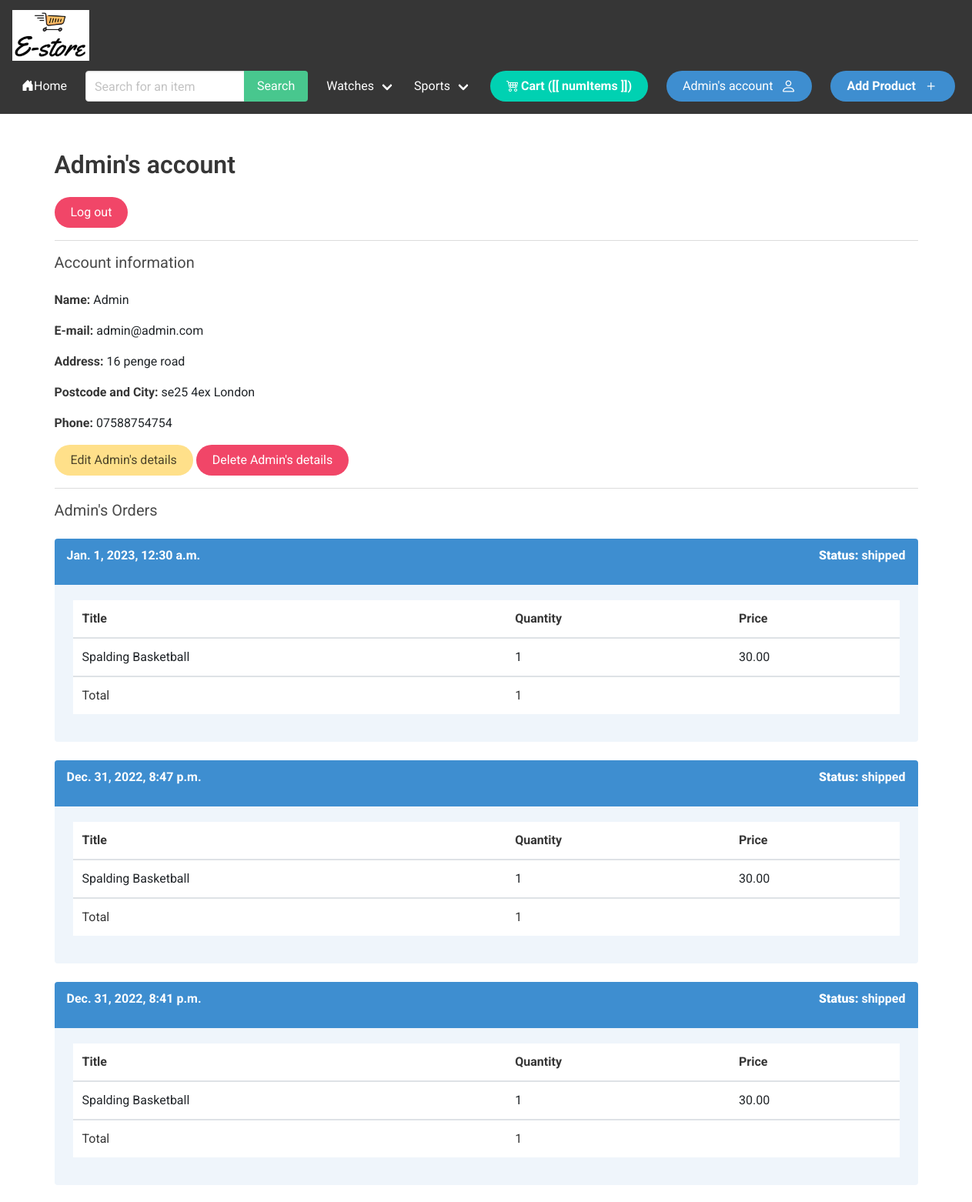
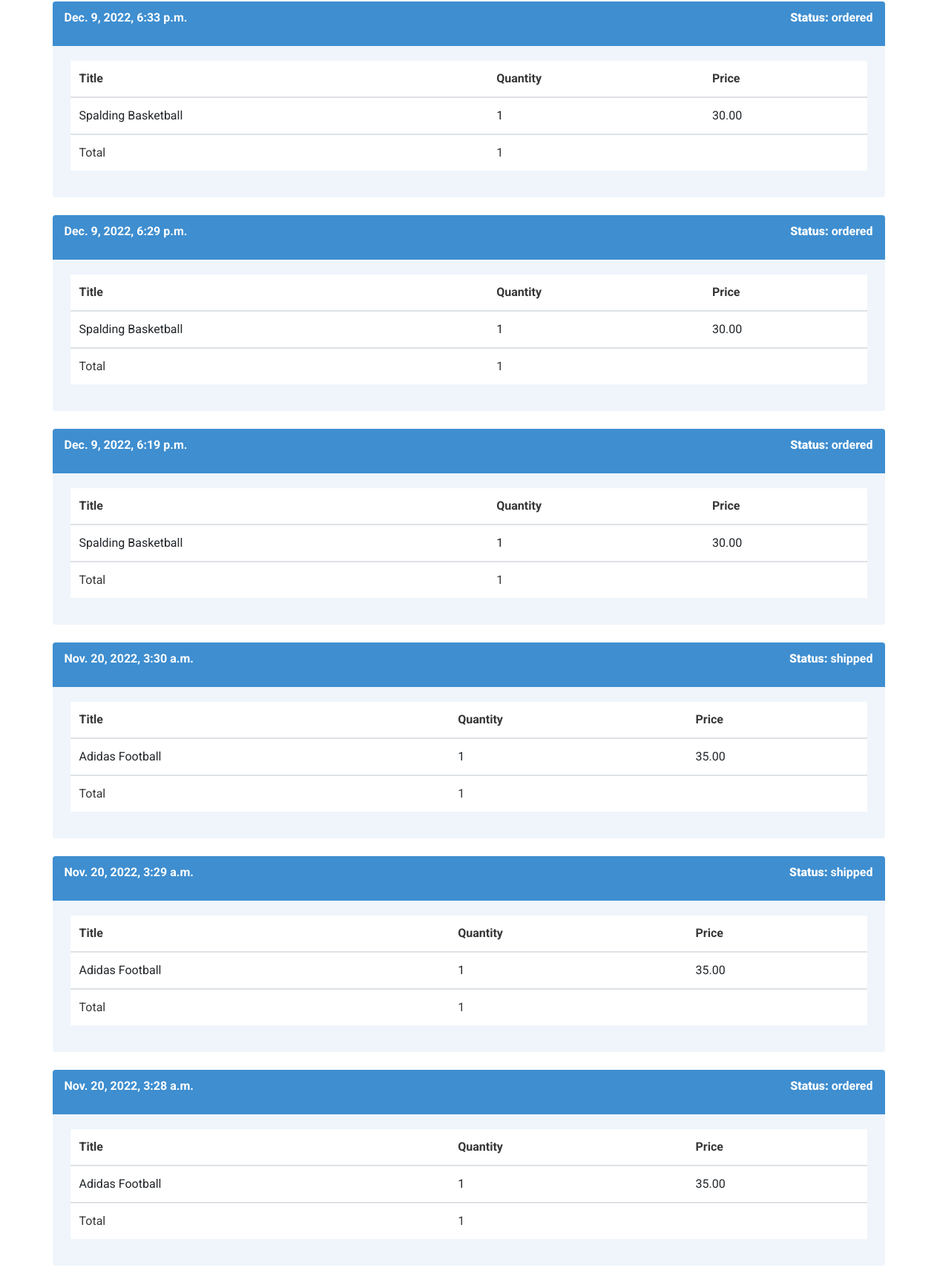
/myaccount/ (signed in, upper part), run on the app's committed database (2 pictures, top to bottom).
### apps/store/models.py (models this page shows, shortened)
class Category(models.Model):
    title = models.CharField(max_length=255)
    parent = models.ForeignKey('self', related_name='children', on_delete=models.CASCADE, blank=True, null=True)
    slug = models.SlugField(max_length=255)
    ordering = models.IntegerField(default=0)
    is_featured = models.BooleanField(default=False)
    class Meta:
        verbose_name_plural = "Categories"
        ordering = ('ordering', )

class Product(models.Model):
    category = models.ForeignKey(Category, related_name='products', on_delete=models.CASCADE)
    parent = models.ForeignKey('self', related_name='variants', on_delete=models.CASCADE, blank=True, null=True)
    title = models.CharField(max_length=255)
    slug = models.SlugField(max_length=255)
    description = RichTextField(blank=True, null=True)
    price = models.FloatField()
    featured = models.BooleanField(default=False)
    num_available = models.IntegerField(default=3)
    num_visits = models.IntegerField(default=0)
    last_visit = models.DateTimeField(blank=True, null=True)
    image = models.ImageField(upload_to="images/", blank=False, null=False)
    thumbnail = models.ImageField(upload_to="images/", blank=False, null=False)
    date_added = models.DateTimeField(auto_now_add=True)
    class Meta:
        ordering = ('-date_added',)

### apps/userprofile/models.py (models this page shows, shortened)
class Userprofile(models.Model):
    user = models.OneToOneField(User, related_name='userprofile', on_delete=models.CASCADE)
    address = models.CharField(max_length=255, blank=True, null=True)
    postcode = models.CharField(max_length=8, blank=True, null=True)
    city = models.TextField(max_length=15, blank=True, null=True)
    phone = models.CharField(max_length=11, blank=True, null=True)

### apps/order/models.py (models this page shows, shortened)
class Order(models.Model):
    ORDERED = 'ordered'
    SHIPPED = 'shipped'
    ARRIVED = 'arrived'
    STATUS_CHOICES = (
        (ORDERED, 'ordered'),
        (SHIPPED, 'shipped'),
        (ARRIVED, 'arrived'),
    )
    user = models.ForeignKey(User, related_name='orders', on_delete=models.SET_NULL, blank=True, null=True)
    first_name = models.CharField(max_length=100)
    last_name = models.CharField(max_length=100)
    email = models.CharField(max_length=100)
    address = models.CharField(max_length=100)
    postcode = models.CharField(max_length=100)
    city = models.CharField(max_length=100)
    phone = models.CharField(max_length=100)
    created_at = models.DateTimeField(auto_now_add=True)
    paid = models.BooleanField(default=False)
    amount_paid = models.FloatField(blank=True, null=True)
    used_coupon = models.CharField(max_length=50, blank=True, null=True)
    payment_intent = models.CharField(max_length=255)
    date_shipped = models.DateTimeField(blank=True, null=True)
    status = models.CharField(
                                max_length=20,
                                choices=STATUS_CHOICES,
                                default=ORDERED)
    def get_total_quantity(self):
        return sum(int(item.quantity) for item in self.items.all())

class Item(models.Model):
    order = models.ForeignKey(Order,
                              related_name='items',
                              on_delete=models.CASCADE)
    product = models.ForeignKey(Product, related_name='items',
                                on_delete=models.DO_NOTHING)
    price = models.FloatField()
    quantity = models.IntegerField(default=1)

### apps/userprofile/views.py (the view)
# urls.py: path('myaccount/', myaccount, name='myaccount'),
@login_required
def myaccount(request):
    return render(request, 'myaccount.html')

### apps/cart/cart.py (called while the page is built)
    def __iter__(self):
        product_ids = self.cart.keys()
        clean_product = []
        for p in product_ids:
            clean_product.append(p)
            self.cart[str(p)]['product'] = Product.objects.get(pk=p)
        for item in self.cart.values():
            item['total'] = item['price'] * int(item['quantity'])
            yield item

    def total_length(self):
        return sum(int(item['quantity']) for item in self.cart.values())

    def total_cost(self):
        return sum(float(item['total']) for item in self)

### apps/cart/context_processors.py (called while the page is built)
def cart(request):
    return{'cart': Cart(request)}

### apps/store/context_processors.py (called while the page is built)
def category_menu(request):
    categories = Category.objects.filter(parent=None)
    return {'category_menu': categories}

### apps/userprofile/templates/myaccount.html
{% extends 'base.html' %}
{% block content %}
    <h1 class="title">{{user.username}}'s account</h1>
    <a href="{% url 'logout' %}" class="button is-danger is-rounded">Log out</a>
    <hr>
    <h2 class="subtitle">Account information</h2>
    <p><strong>Name: </strong>{{ request.user.get_full_name }}</p>
    <p><strong>E-mail: </strong>{{ request.user.email }}</p>
    <p><strong>Address: </strong>{{ request.user.userprofile.address }}</p>
    <p><strong>Postcode and City: </strong>{{ request.user.userprofile.postcode }} {{ request.user.userprofile.city }}</p>
    <p><strong>Phone: </strong>{{ request.user.userprofile.phone }}</p>
    <a href="{% url 'profile' user.userprofile.pk %}"class="button is-warning is-rounded">Edit {{user.username}}'s details</a>
    <a href="{% url 'delete_profile' user.userprofile.pk %}"class="button is-danger is-rounded">Delete {{user.username}}'s details</a>
    <hr>
    <h2 class="subtitle">{{ user.username }}'s Orders</h2>
    {% for order in request.user.orders.all reversed %}
        <article class="message is-info">
            <div class="message-header">
                <p>{{ order.created_at }}</p>
                <p><strong>Status: </strong>{{ order.status }}</p>
            </div>
            <div class="message-body">
                <table class="table is-striped is-fullwidth is-hoverable">
                    <thead>
                        <tr>
                            <th>Title</th>
                            <th>Quantity</th>
                            <th>Price</th>
                        </tr>
                    </thead>
                    <tbody>
                        {% for item in order.items.all %}
                            <tr>
                                <td>{{ item.product.title |title }}</td>
                                <td>{{ item.quantity }}</td>
                                <td>{{ item.price|floatformat:2 }}</td>
                            </tr>
                        {% endfor %}
                    </tbody>
                    <tfoot>
                        <tr>
                            <td>Total</td>
                            <td>{{ order.get_total_quantity }}</td>
                            <td>{{ order.paid_amount }}</td>
                        </tr>
                    </tfoot>
                </table>
            </div>
        </article>
    {% empty %}
        <p>You don't have any order yet...</p>
    {% endfor %}
{% endblock %}

### apps/core/templates/base.html (shortened to what this page needs)
<!DOCTYPE html>
<html>
 <head>
       {% load static %}
       {% load cloudinary %}
       <link rel="stylesheet" href="https://cdn.jsdelivr.net/npm/bulma@0.9.4/css/bulma.min.css">
       <link rel="stylesheet" href="https://cdn.jsdelivr.net/npm/bootstrap@4.4.1/dist/css/bootstrap.min.css">
       <link rel="stylesheet" href="https://cdn.jsdelivr.net/npm/bootstrap-icons@1.3.0/font/bootstrap-icons.css">
       <link rel="stylesheet" href="{% static 'css/style.css' %}">
 </head>
 <body>
       <nav class="navbar is-dark" id="navbarapp">
            <div class="navbar-brand">
                <img src="{{ '/static/images/logo.png' }}" alt="logo" width="100" height="70" class="d-inline-block">
            </div>
            <div class="navbar-menu" :class="{ 'is-active': menuClass }">
            <div class="navbar-start">
                <a class="navbar-item is-hoverable" href="{% url 'home' %}">
                    <i class="bi bi-house-door-fill d-inline-block"></i>
                    Home
                </a>
                <div class="navbar-item">
                    <form method="get" action="{% url 'search' %}">
                        <div class="field has-addons is-rounded is-hoverable">
                            <div class="control">
                                <input type="text" class="input" placeholder="Search for an item" name="query">
                            </div>
                            <div class="control">
                                <button class="button is-success">Search</button>
                            </div>
                        </div>
                    </form>
                </div>
            </div>
            <div class="navbar-end">
                {% for category in category_menu %}
                        {% if not category.children.all %}
                            <a  href="{% url 'category_details' category.slug %}" class="navbar-item">{{ category.title|title }}</a>
                        {% else %}
                            <div id="options" class="navbar-item has-dropdown is-hoverable">
                                <a class="navbar-link " href="{% url 'category_details' category.slug %}">{{ category.title }}</a>
                            </div>
                        {% endif %}
                {% endfor %}
                <div class="navbar-item">
                    <a class="button is-primary is-rounded" href="{% url 'cart' %}">
                        <i class="bi bi-cart4" style="padding-right: 3px;"></i>
                        <strong>Cart ([[ numItems ]])</strong>
                    </a>
                </div>
                {% if request.user.is_authenticated %}
                    <div class="navbar-item">
                        <a href="{% url 'myaccount' %}" class="button is-primary is-info is-rounded">{{ user.username }}'s account <i class="bi bi-person" style="font-size: 20px; margin-left: 10px;"></i> </a>
                    </div>
                {% endif %}
                {% if user.is_superuser %}
                    <div class="navbar-item">
                        <div class="buttons">
                            <a href="{% url 'product' %}" class="button is-info is-rounded"><strong>Add Product</strong> <i class="bi bi-plus" style="font-size: 20px; margin-left: 10px;"></i></a>
                        </div>
                    </div>
                {% endif %}
            </div>
            </div>
       </nav>
       <section class="section">
            <div class="container">
                {% block content %}
                {% endblock %}
            </div>
        </section>
        <br>
 </body>
</html>

### static/css/style.css (style rules this page uses)
*:not(i):not(.fa):not(.button) { font-family: 'Roboto', sans-serif; }

### data on the page
Category: title "Watches"
Category: title "Sports"
Order: created_at "Jan. 1, 2023, 12:30 a.m.", status "shipped", get_total_quantity "1"
Item: product "Spalding Basketball", quantity "1", price "30.00"
Order: created_at "Dec. 31, 2022, 8:47 p.m.", status "shipped", get_total_quantity "1"
Item: product "Spalding Basketball", quantity "1", price "30.00"
Order: created_at "Dec. 31, 2022, 8:41 p.m.", status "shipped", get_total_quantity "1"
Item: product "Spalding Basketball", quantity "1", price "30.00"
Order: created_at "Dec. 9, 2022, 6:33 p.m.", status "ordered", get_total_quantity "1"
Item: product "Spalding Basketball", quantity "1", price "30.00"
Order: created_at "Dec. 9, 2022, 6:29 p.m.", status "ordered", get_total_quantity "1"
Item: product "Spalding Basketball", quantity "1", price "30.00"
Order: created_at "Dec. 9, 2022, 6:19 p.m.", status "ordered", get_total_quantity "1"
Item: product "Spalding Basketball", quantity "1", price "30.00"
Order: created_at "Nov. 20, 2022, 3:30 a.m.", status "shipped", get_total_quantity "1"
Item: product "Adidas Football", quantity "1", price "35.00"
Order: created_at "Nov. 20, 2022, 3:29 a.m.", status "shipped", get_total_quantity "1"
Item: product "Adidas Football", quantity "1", price "35.00"
Order: created_at "Nov. 20, 2022, 3:28 a.m.", status "ordered", get_total_quantity "1"
Item: product "Adidas Football", quantity "1", price "35.00"

### other printed values
{{ user.username }} "Admin"
{{ request.user.get_full_name }} "Admin"
{{ request.user.email }} "admin@admin.com"
{{ request.user.userprofile.address }} "16 penge road"
{{ request.user.userprofile.postcode }} "se25 4ex"
{{ request.user.userprofile.city }} "London"
{{ request.user.userprofile.phone }} "07588754754"
